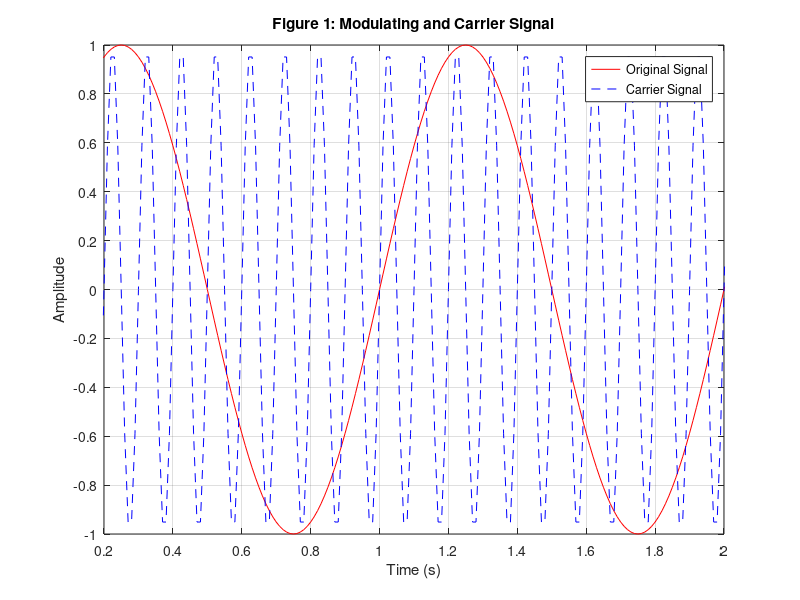

This figure's MATLAB source:
fs = 100;  
fc = 10;   
t = (0:1/fs:100)';  
x = sin(2 * pi * 1 * t);       % Modulating signal
yc = sin(2 * pi * fc * t);     % Carrier signal
figure;
plot(t, x, 'r', t, yc, 'b--'); 
xlabel('Time (s)');
ylabel('Amplitude');
legend('Original Signal', 'Carrier Signal');
title('Figure 1: Modulating and Carrier Signal');
xlim([0.2, 2]);               
ylim([-1, 1]);               
xticks(0.2:0.2:2);           
yticks(-1:0.2:1);             
grid on;
